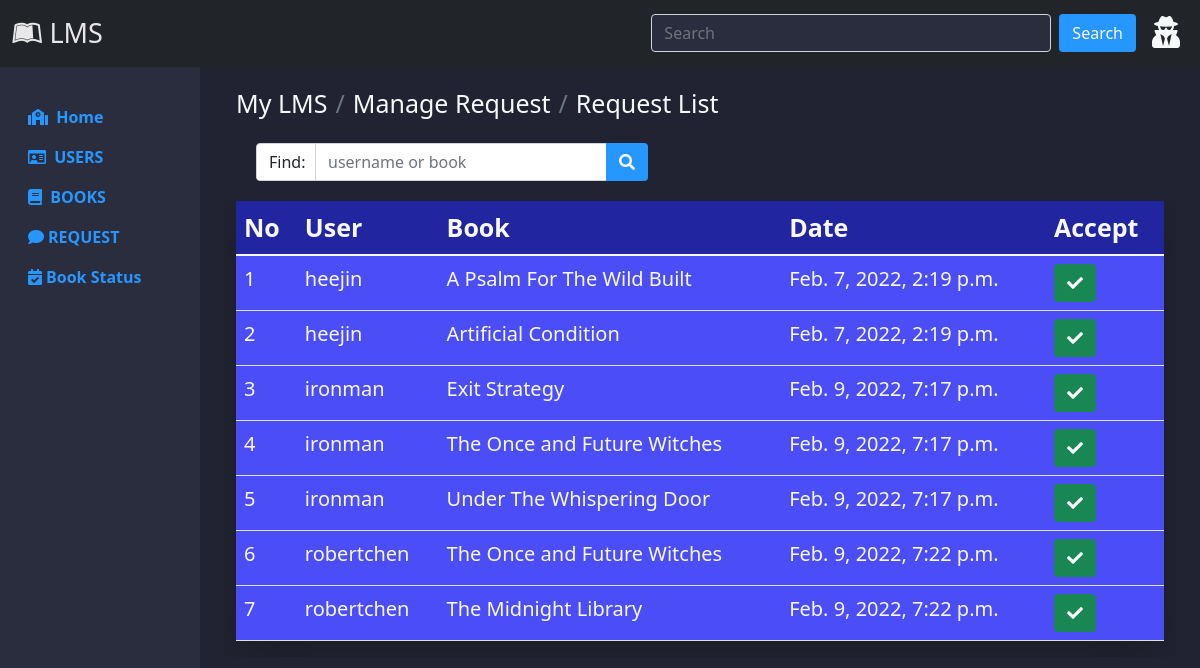
Screenshot of /brlist with the database file from the repository.
### lms/models.py (models this page shows)
class RequestBook(models.Model):
    user = models.CharField(max_length=100)
    book = models.CharField(max_length=100)
    date = models.DateTimeField(auto_now_add = True)

### lms/views.py (the view)
# urls.py: path('brlist', views.BRequestListView.as_view(), name='brlist'),
class BRequestListView(generic.ListView):
    model = RequestBook
    template_name = 'boss/manage_request.html'
    context_object_name = 'requests'
    paginate_by = 10
    def get_queryset(self):
        return RequestBook.objects.order_by('id')

### lms/templates/boss/manage_request.html (shortened to what this page needs)
{% extends 'boss/base.html' %}
{% load static %}
{% block content %}
<div class="container-fluid">
    <ol class="breadcrumb text-light" style="font-size:25px;margin:20px 0">
        <li class="breadcrumb-item">My LMS</li>
        <li class="breadcrumb-item">Manage Request</li>
        <li class="breadcrumb-item">Request List</li>
    </ol>
    <form method="GET" action="{% url 'brsearch' %}">
        <div class="input-group" style="width:400px;margin:20px">
              <span class="input-group-text" style="width:60px;background-color:white">Find: </span>
            <input type="text" class="form-control" name="searched" required="" placeholder="username or book">
            <button class="btn me-2 text-light" type="submit" style="background-color:#2697ff"><i class="fas fa-search"></i></button>
          </div>
        </form>
    <div class="row">
        <div class="table-responsive">
             {% if requests %}
        <table class="table table-bodered shadow-lg text-light" width="100%" cellspacing="0">
            <thead style="background-color:#21259f;font-size:25px;font-weight:bold">
                <tr>
                    <td>No</td>
                    <td>User</td>
                    <td>Book</td>
                    <td>Date</td>
                    <td>Accept</td>
                </tr>
            </thead>
            <tbody style="background-color:#4b4ef7; font-size:20px">
            {% for requestb in requests %}
            <tr>
                <td>{{ forloop.counter }}</td>
                <td>{{ requestb.user }}</td>
                <td>{{ requestb.book }}</td>
                <td>{{ requestb.date }}</td>
                <td>
                    <form  method="POST" action="{% url 'baborrow' requestb.pk %}">
                    <button type="submit" class="btn btn-success">
                         <i class="fas fa-check"></i>
                    </button>
                    </form>
                </td>
            </tr>
            {% endfor %}
            </tbody>
        </table>
    {% endif %}
        </div>
    </div>
</div>
{% endblock %}

### rows the page displays
RequestBook: user "heejin", book "A Psalm For The Wild Built", date "Feb. 7, 2022, 2:19 p.m."
RequestBook: user "heejin", book "Artificial Condition", date "Feb. 7, 2022, 2:19 p.m."
RequestBook: user "ironman", book "Exit Strategy", date "Feb. 9, 2022, 7:17 p.m."
RequestBook: user "ironman", book "The Once and Future Witches", date "Feb. 9, 2022, 7:17 p.m."
RequestBook: user "ironman", book "Under The Whispering Door", date "Feb. 9, 2022, 7:17 p.m."
RequestBook: user "robertchen", book "The Once and Future Witches", date "Feb. 9, 2022, 7:22 p.m."
RequestBook: user "robertchen", book "The Midnight Library", date "Feb. 9, 2022, 7:22 p.m."
